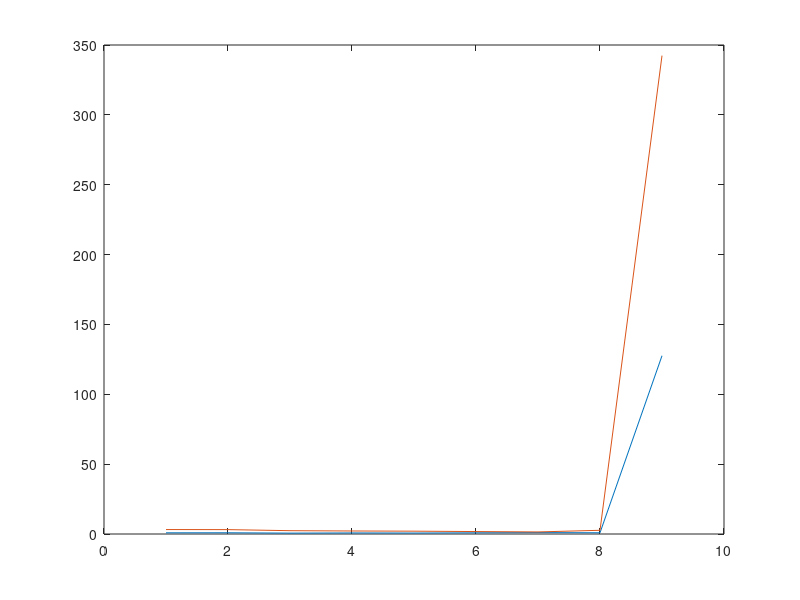

Here is the MATLAB script that generated this plot:
clear; close all;
load('t3.mat')
load('x3.mat')
TrainX = x3_v2.train_x;
TrainT = t3_v2.train_y;
TestX = x3_v2.test_x;
TestT = t3_v2.test_y;
clear t3_v2 x3_v2;

MAX = 9;

splitTestX = [TrainX(11:15) TrainX(1:5) TrainX(6:10)];
splitTestT = [TrainT(11:15) TrainT(1:5) TrainT(6:10)];

splitTrainX = [cat(1, TrainX(1:5), TrainX(6:10)) ...
                cat(1, TrainX(6:10), TrainX(11:15))...
                cat(1, TrainX(11:15), TrainX(1:5))];
splitTrainT = [cat(1, TrainT(1:5), TrainT(6:10)) ...
                cat(1, TrainT(6:10), TrainT(11:15))...
                cat(1, TrainT(11:15), TrainT(1:5))];

TrainError = zeros(MAX, 3);
TrainErrorX = zeros(MAX, 1);

BestW = cell(MAX, 1);
for M = 1:MAX
    W = zeros(M+1, 3);
    for i = 1:3        
        
        A = ones(10, 1);
        for m = 1:M
            A = cat(2, A, splitTrainX(:, i).^m);
        end
        W(:, i) = A\splitTrainT(:, i);
        
        A = ones(5, 1);
        for m = 1:M
            A = cat(2, A, splitTestX(:, i).^m);
        end
        
        Y = A*W(:, i);
        
        TrainError(M, i) = sqrt(sum((Y-splitTestT(:, i)).^2)/5);
    end
    [minError, minIndex] = min(TrainError(M, :));
    TrainErrorX(M) = minError;
    BestW{M} = W(:, minIndex);
end
plot(TrainErrorX);
hold on

for i = 1:9
    disp(sprintf('%.2f\t%.2f\t%.2f', TrainError(i, 1), TrainError(i, 2), TrainError(i, 3)));    
end


TestError = zeros(MAX, 1);
for M = 1:MAX
    A = ones(10, 1);
    for m = 1:M
        A = cat(2, A, TestX.^m);
    end
    Y = A*(BestW{M});
    TestError(M) = sqrt((sum((Y-TestT).^2))/5);
end
plot(TestError);



